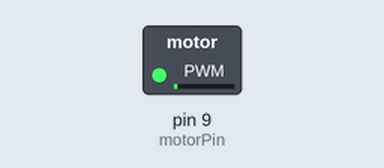
The sketch below on a simulated Arduino Uno, built with avr-gcc and run on an emulated ATmega328P. On the bench: switched loads named in the sketch (green lamp = pin HIGH).

Above: at 0.05 s.
At 2.3 s:
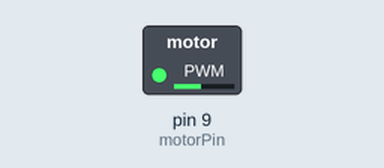
At 4.6 s:
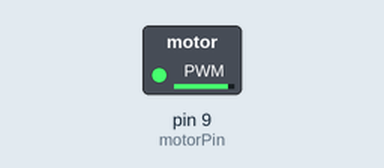
At 9.2 s:
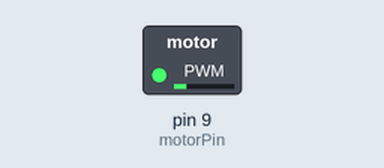
Timing chart, 0 to 13.3 s (numbered marks = the images above):
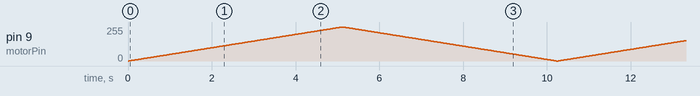

The sketch:

UsingTransistorBasic.ino
```cpp
/*
Example sketch 11
SPINNING A MOTOR  Use a transistor to spin a motor at different speeds.
A transistor is a semiconductor device used to amplify or switch
electronic signals and electrical power. Just think of it as an
electrically controlled switch.

There are two types of transistors; a NPN and PNP Transistor.
The transistor we are using is an NPN transistor.
It looks like the following. A NPN and PNP Transistor are made up of three prime parts.
The thing that differes from the two is the way in which their emmitors and collector are configured.
NPN as you can see has its emmitor on the bottom and collector on the top while PNP is reversed.

Another new piece of hardware used in this video is a flyback diode. It is this piece and
is used to have the flow of electricity flow one way to maintaine only one direction for the motor.
*/
// constant pin for the transistor connected to the motor
const int motorPin = 9;
void setup()
{
  //set motorPin as OUTPUT
  pinMode(motorPin, OUTPUT);
}
void loop()
{

  //*********************************************************************
  //*********************************************************************
  //*********************************************************************

  // Here we've used comments to disable some of the examples.
  // To try program 1 or program 2, uncomment (//) them to turn them on and
  // Add (//) to not use the program.

  //motorOnThenOff(); // Program 1 Blinky Blinky
  //motorOnThenOffWithSpeed();  // Program 2  Different Speeds one direction
  motorAcceleration(); // Program 3 acceleration + and -

  //*********************************************************************
  //*********************************************************************
  //*********************************************************************
}
// This function turns the motor on and off like the blinking LED.
// Try different values to affect the timing.
// Program 1
void motorOnThenOff()
{
  // milliseconds to turn the motor on
  int onTime = 3000;
  // milliseconds to turn the motor off
  int offTime = 3000;
  // turn the motor on (full speed)
  digitalWrite(motorPin, HIGH);
  // delay for onTime milliseconds
  delay(onTime);
  // turn the motor off
  digitalWrite(motorPin, LOW);
  // delay for offTime milliseconds
  delay(offTime);
}

// Program 2
// This function alternates between two speeds.
// Try different values to affect the timing and speed.
void motorOnThenOffWithSpeed()
{
  // between 0 (stopped) and 255 (full speed)
  int Speed1 = 200;
   // milliseconds for speed 1
  int Time1 = 3000;
  // between 0 (stopped) and 255 (full speed)
  int Speed2 = 50;
  // milliseconds to turn the motor off
  int Time2 = 3000;
  // turns the motor On
  analogWrite(motorPin, Speed1);
  // delay for onTime milliseconds
  delay(Time1);
  // turns the motor Off
  analogWrite(motorPin, Speed2);
  // delay for offTime milliseconds
  delay(Time2);
}

// Program 3
// This function slowly accelerates the motor to full speed,
// then back down to zero.
void motorAcceleration()
{
  // milliseconds between each speed step
  int speed;
  int delayTime = 20;
  // accelerate the motor
  for(speed = 0; speed <= 255; speed++)
  {
  // set the new speed
  analogWrite(motorPin,speed);
  // delay between speed steps
  delay(delayTime);
  }
  // decelerate the motor
  for(speed = 255; speed >= 0; speed--)
  {
  // set the new speed
  analogWrite(motorPin,speed);
  // delay between speed steps
  delay(delayTime);
  }
}
```
